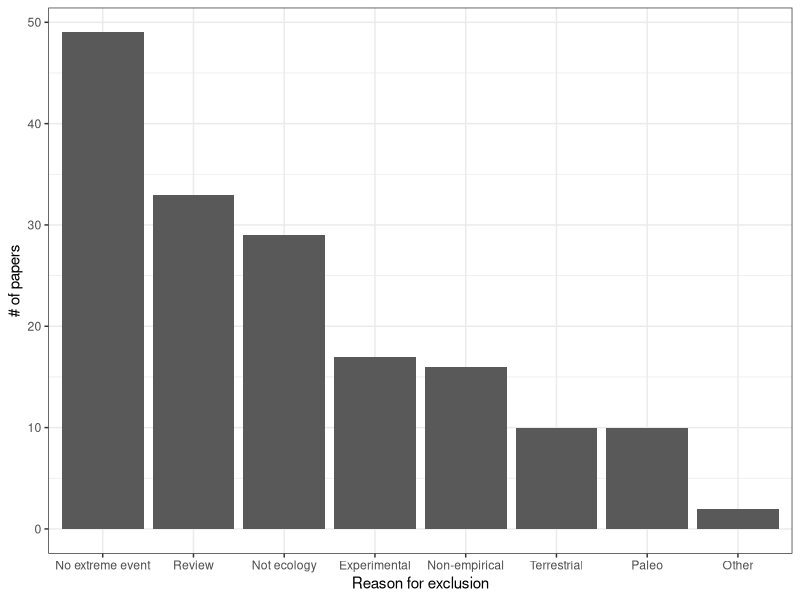

R code for this plot:
## ---- chunk 1
knitr::opts_chunk$set(echo = TRUE)
library(tidyverse)
library(ggplot2)
## ---- chunk 2
Excluded <- read.csv("Excluded papers.csv")
Excluded2 <- read.csv("Excluded papers - second round.csv")
Excluded3 <- read.csv("Excluded - final round.csv")
Excluded3$Issue <- as.character(Excluded3$Issue)
Excluded3$Volume <- as.character(Excluded3$Volume)
Excluded <- bind_rows(Excluded,Excluded2,Excluded3)
Excluded$Reason <- str_extract(Excluded$Manual.Tags,regex("(exclude).+$|(Exclude).+$"))
## ---- chunk 3
Excluded$Reason <- gsub("because","-",Excluded$Reason)
Excluded$Reason <- gsub("Exclude","exclude",Excluded$Reason)
Excluded$fReason <- as.factor(Excluded$Reason)
levels(Excluded$fReason)
## re-code broader categories of exclusion
Excluded$Reason2 <- factor(rep(NA,length(Excluded$Reason)),
                           levels=c("Review","Terrestrial","Non-empirical","No extreme event",
                                    "Paleo","Not ecology","Other","Experimental"))
Excluded$Reason2[Excluded$Reason %in% c("excluded - review",
                                        "excluded - review, book; duplicate",
                                        "excluded - book chapter/review",
                                        "excluded - review, book"
                                        )] <- "Review"
Excluded$Reason2[Excluded$Reason %in% c("excluded - terrestrial food webs",
                                        "excluded - terrestrial, fauna",
                                        "excluded - terrestrial, human disease",
                                        "excluded - terrestrial vegetation",
                                        "excluded - terrestrial, forests",
                                        "excluded - not aquatic"
                                        )] <- "Terrestrial"
Excluded$Reason2[Excluded$Reason %in% c("exclude- theoretical framework, not raw data",
                                        "excluded - modeling",
                                        "exclude - mass balance model",
                                        "excluded- no new ecological data"
                                        )] <- "Non-empirical"
Excluded$Reason2[Excluded$Reason %in% c("exclude - climate changes",
                                        "exclude - long term monitoring",
                                        "excluded - long-term trends",
                                        "exclude - not extreme event",
                                        "exclude- human stressor, but no extreme climate event",
                                        "excluded - about how ecosystem affects extreme events",
                                        "excluded - does not describe extreme event",
                                        "excluded - not about extreme events; excluded - review",
                                        "excluded - does not describe extreme event; excluded - review",
                                        "excluded - not about extreme events",
                                        "excluded - not extreme event"
                                        )] <- "No extreme event"
Excluded$Reason2[Excluded$Reason %in% c("excluded - ancient record (Phanerozoic)",
                                        "excluded - not modern",
                                        "exclude - historical",
                                        "excluded - ancient record (Holocene)",
                                        "excluded - historical data",
                                        "excluded - paleo, not modern extreme event"
                                        )] <- "Paleo"
Excluded$Reason2[Excluded$Reason %in% c("excluded - not about ecology",
                                        "excluded - not ecology",
                                        "excluded- no new ecological data"
                                        )] <- "Not ecology"
Excluded$Reason2[Excluded$Reason %in% c("excluded - symposium overview","excluded - non english")] <- "Other"
Excluded$Reason2[Excluded$Reason %in% c("excluded - experimental")] <- "Experimental"
Excluded$Reason2 <- reorder(Excluded$Reason2,Excluded$Reason2,function(x)-length(x))
## ---- chunk 4
ggplot(Excluded,aes(x=Reason2))+geom_bar()+
  ylab("# of papers")+
  xlab("Reason for exclusion")+
  theme_bw()
